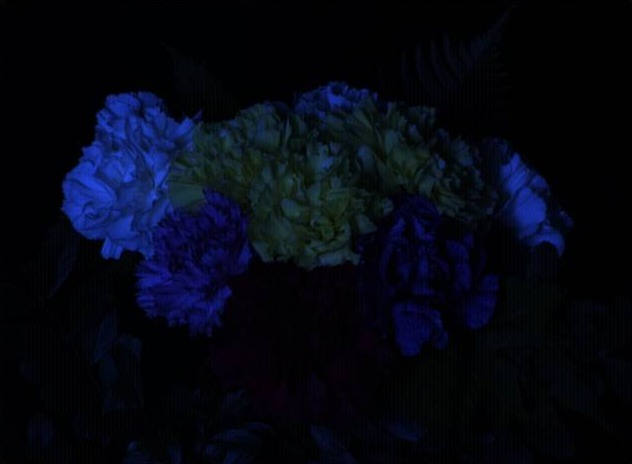
%> input picture filters/SIAM IS-2015-Non-local Retinex/Flores_Original.jpg, 632 x 464 px
$ octave --eval "result = TV_L2_Decomp(imread('../SIAM IS-2015-Non-local Retinex/Flores_Original.jpg'));"   (GNU Octave 9; MATLAB toolbox functions it lacks are replaced by stand-ins)
%> lines starting %> are read from the running program, lines starting %| are printed output that depends on the picture
function [T S]= TV_L2_Decomp(Im, lambda)
%TV_L2_DECOMP Summary of this function goes here
%   Detailed explanation goes here


if ~exist('lambda','var')
    lambda = 2e-2;
end

S = im2double(Im);

betamax = 1e5;
fx = [1, -1];
fy = [1; -1];
[N,M,D] = size(Im);
%> N = 464; M = 632; D = 3
sizeI2D = [N,M];
%> sizeI2D = [464 632]
otfFx = psf2otf(fx,sizeI2D);
otfFy = psf2otf(fy,sizeI2D);
Normin1 = fft2(S);
Denormin2 = abs(otfFx).^2 + abs(otfFy ).^2;
if D>1
    Denormin2 = repmat(Denormin2,[1,1,D]);
end
beta = 2*lambda;
while beta < betamax
    lambeta = lambda/beta;
    Denormin   = 1 + beta*Denormin2;
    % h-v subproblem
    u = [diff(S,1,2), S(:,1,:) - S(:,end,:)];
    v = [diff(S,1,1); S(1,:,:) - S(end,:,:)];
    u = max(abs(u)-lambeta,0).*sign(u);
    v = max(abs(v)-lambeta,0).*sign(v);
    % S subproblem
    Normin2 = [u(:,end,:) - u(:, 1,:), -diff(u,1,2)];
    Normin2 = Normin2 + [v(end,:,:) - v(1, :,:); -diff(v,1,1)];
    FS = (Normin1 + beta*fft2(Normin2))./Denormin;
    S = real(ifft2(FS));
%     figure,imshow(S);
    beta = beta*2;
%     fprintf('.');
end
%> this loop made 22 passes
%> pass 1, in TV_L2_Decomp, `u = [diff(S,1,2), S(:,1,:) - S(:,end,:)];`:
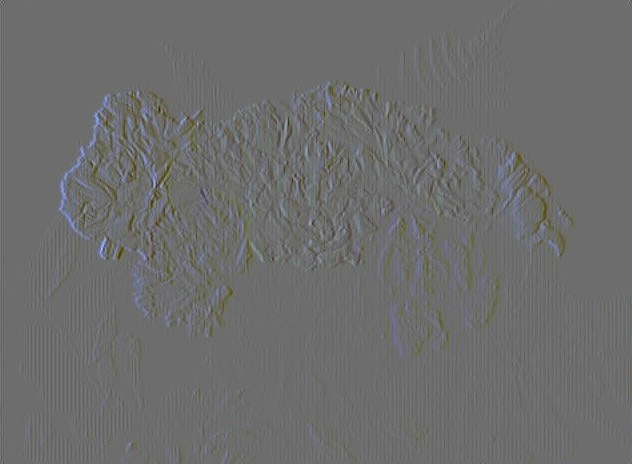
%> u: size 464x632x3 double; mean R, G, B -4.73e-23, -4.73e-23, 1.42e-22; drawn with min black and max white
%> pass 1, in TV_L2_Decomp, `v = [diff(S,1,1); S(1,:,:) - S(end,:,:)];`:
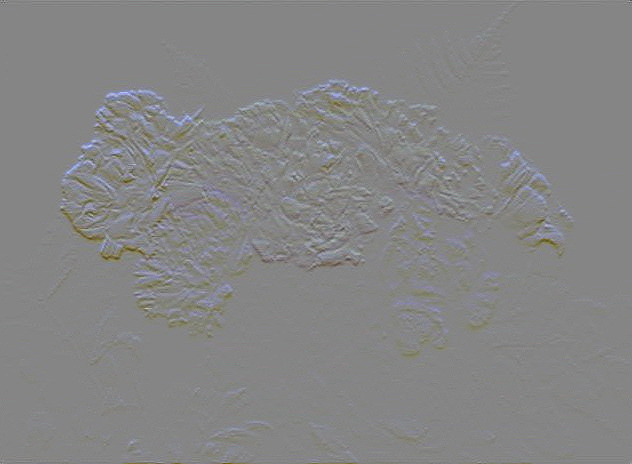
%> v: size 464x632x3 double; mean R, G, B 2.57e-19, -1.06e-17, -5.99e-18; drawn with min black and max white
%> after the loop, beta = 167772.2
T = Im-S;
% fprintf('\n');
end
